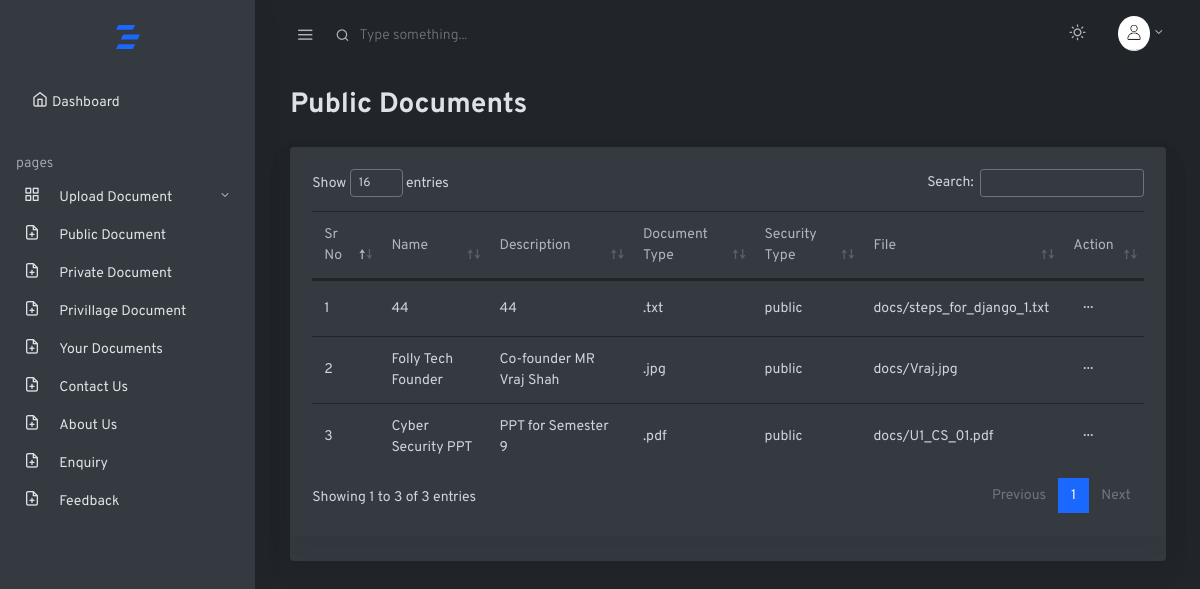
/public_document, run on the app's committed database.
### securidocs/models.py (models this page shows, shortened)
class document_detail(models.Model):
    l_id = models.ForeignKey(login,on_delete=models.CASCADE)
    d_name = models.CharField(max_length=30,blank=True)
    d_description = models.TextField(max_length=30)
    d_type = models.CharField(max_length=40)
    security_id = models.ForeignKey(document_security_technique,on_delete=models.CASCADE)
    password = models.CharField(max_length=50)
    document = models.FileField(upload_to='docs')
    timestamp = models.DateTimeField(auto_now_add=True,editable=False)

class document_security_technique(models.Model):
    c_name = models.CharField(max_length=30)
    def __str__(self):
        return self.c_name

### securidocs/views.py (the view)
# urls.py: path('public_document',views.public_document,name='public_document.html'),
def public_document(request):
    fetchdoc = document_detail.objects.all().filter(security_id=1)
    return render(request,'public_document.html',{'docs':fetchdoc})

### securidocs/templates/public_document.html (shortened to what this page needs)
<!doctype html>
<html lang="en">
{% load static %}
  <head>
    <link rel="stylesheet" href=" {% static 'css/simplebar.css' %} ">
    <link rel="stylesheet" href=" {% static 'css/feather.css' %} ">
    <link rel="stylesheet" href=" {% static 'css/dataTables.bootstrap4.css' %} ">
    <link rel="stylesheet" href=" {% static 'css/daterangepicker.css' %} ">
    <link rel="stylesheet" href=" {% static 'css/app-light.css' %} " id="lightTheme" disabled>
    <link rel="stylesheet" href=" {% static 'css/app-dark.css' %} " id="darkTheme">
  </head>
  <body class="vertical  dark  ">
    <div class="wrapper">
      <nav class="topnav navbar navbar-light">
        <button type="button" class="navbar-toggler text-muted mt-2 p-0 mr-3 collapseSidebar">
          <i class="fe fe-menu navbar-toggler-icon"></i>
        </button>
        <form class="form-inline mr-auto searchform text-muted">
          <input class="form-control mr-sm-2 bg-transparent border-0 pl-4 text-muted" type="search" placeholder="Type something..." aria-label="Search">
        </form>
         <ul class="nav">
           <li class="nav-item">
            <a class="nav-link text-muted my-2" href="#" id="modeSwitcher" data-mode="dark">
              <i class="fe fe-sun fe-16"></i>
            </a>
          </li>
          <li class="nav-item dropdown">
            <a class="nav-link dropdown-toggle text-muted pr-0" href="#" id="navbarDropdownMenuLink" role="button" data-toggle="dropdown" aria-haspopup="true" aria-expanded="false">
              <span class="avatar avatar-sm mt-2">
                <img src=" {% static './photos/logout.png' %} " alt="..." class="avatar-img rounded-circle">
              </span>
            </a>
          </li>
        </ul>
      </nav>
      <aside class="sidebar-left border-right bg-white shadow" id="leftSidebar" data-simplebar>
        <nav class="vertnav navbar navbar-light">
          <div class="w-100 mb-4 d-flex">
            <a class="navbar-brand mx-auto mt-2 flex-fill text-center" href=" {% url 'index.html' %} ">
            </a>
          </div>
          <ul class="navbar-nav flex-fill w-100 mb-2">
            <li class="nav-item dropdown">
              <a class="nav-link pl-3" href=" {% url 'index.html' %} ">
			  <i class="fe fe-home fe-16"></i><span class="ml-1 item-text">Dashboard</span></a>
            </li>
          </ul>
		  <p class="text-muted nav-heading mt-4 mb-1">
            <span>pages</span>
          </p>
          <ul class="navbar-nav flex-fill w-100 mb-2">
		  <li class="nav-item dropdown">
              <a href=" #tables " data-toggle="collapse" aria-expanded="false" class="dropdown-toggle nav-link">
                <i class="fe fe-grid fe-16"></i>
                <span class="ml-3 item-text">Upload Document</span>
              </a>
            </li>
			<li class="nav-item w-100">
              <a class="nav-link" href=" {% url 'public_document.html' %} ">
                <i class="fe fe-16 fe-file-plus"></i>
                <span class="ml-3 item-text">Public Document</span>
              </a>
            </li>
			<li class="nav-item w-100">
              <a class="nav-link" href=" {% url 'private_document.html' %} ">
                <i class="fe fe-16 fe-file-plus"></i>
                <span class="ml-3 item-text">Private Document</span>
              </a>
            </li>
            <li class="nav-item w-100">
              <a class="nav-link" href=" {% url 'privillage_document.html' %} ">
                <i class="fe fe-16 fe-file-plus"></i>
                <span class="ml-3 item-text">Privillage Document</span>
              </a>
            </li>
			<li class="nav-item w-100">
              <a class="nav-link" href=" {% url 'your_document.html' %} ">
                <i class="fe fe-16 fe-file-plus"></i>
                <span class="ml-3 item-text">Your Documents</span>
              </a>
            </li>
            <li class="nav-item w-100">
              <a class="nav-link" href=" {% url 'contact_us.html' %} ">
                <i class="fe fe-16 fe-file-plus"></i>
                <span class="ml-3 item-text">Contact Us</span>
              </a>
            </li>
			<li class="nav-item w-100">
              <a class="nav-link" href=" {% url 'about_us.html' %} ">
                <i class="fe fe-16 fe-file-plus"></i>
                <span class="ml-3 item-text">About Us</span>
              </a>
            </li>
             <li class="nav-item w-100">
              <a class="nav-link" href=" {% url 'enquiry.html' %} ">
                <i class="fe fe-16 fe-file-plus"></i>
                <span class="ml-3 item-text">Enquiry</span>
              </a>
            </li>
            <li class="nav-item w-100">
              <a class="nav-link" href=" {% url 'feedback.html' %} ">
                <i class="fe fe-16 fe-file-plus"></i>
                <span class="ml-3 item-text">Feedback</span>
              </a>
            </li>
          </ul>
		  </nav>
      </aside>
      <main role="main" class="main-content">
        <div class="container-fluid">
          <div class="row justify-content-center">
            <div class="col-12">
              <h2 class="mb-2 page-title">Public Documents</h2>
              <div class="row my-4">
                <div class="col-md-12">
                  <div class="card shadow">
              <div class="card shadow mb-4">
                 <form action="/View_document" method="post" enctype="multipart/form-data">
                    <div class="card-body">
                      <table class="table datatables" id="dataTable-1">
                        <thead>
                          <tr>
                            <th>Sr No</th>
                            <th>Name</th>
                            <th>Description</th>
                            <th>Document Type</th>
                            <th>Security Type</th>
                            <th>File</th>
                            <th>Action</th>
                          </tr>
                        </thead>
                        <tbody>
                        {% for data in docs %}
                          <tr>
                            <td>{{ forloop.counter }}</td>
                            <td>{{ data.d_name }}</td>
                            <td>{{ data.d_description }}</td>
                            <td>{{ data.d_type }}</td>
                            <td>{{ data.security_id }}</td>
                            <td>{{ data.document }}</td>
                            <td><button class="btn btn-sm dropdown-toggle more-horizontal" type="button" data-toggle="dropdown" aria-haspopup="true" aria-expanded="false">
                              </button>
                            </td>
                          </tr>
                      {% endfor %}
                        </tbody>
                      </table>
                    </div>
                  </div>
                </div>
              </div>
            </div>
          </div>
        </div>
      </main>
    </div>
  </body>
</html>

### securidocs/static/css/simplebar.css (style rules this page uses)
[data-simplebar] { position: relative; flex-direction: column; flex-wrap: wrap; justify-content: flex-start; align-content: flex-start; align-items: flex-start; }

### securidocs/static/css/feather.css (style rules this page uses)
.fe { font-family: "feather" !important; speak: none; font-style: normal; font-weight: normal; font-variant: normal; text-transform: none; line-height: 1; -webkit-font-smoothing: antialiased; -moz-osx-font-smoothing: grayscale; }
.fe-16 { font-size: 16px; }
.fe-file-plus:before { content: ""; }
.fe-grid:before { content: ""; }
.fe-home:before { content: ""; }
.fe-menu:before { content: ""; }
.fe-sun:before { content: ""; }

### data on the page
document_detail: d_name "44", d_description "44", d_type ".txt", security_id "public", document "docs/steps_for_django_1.txt"
document_detail: d_name "Folly Tech Founder", d_description "Co-founder MR Vraj Shah", d_type ".jpg", security_id "public", document "docs/Vraj.jpg"
document_detail: d_name "Cyber Security PPT", d_description "PPT for Semester 9", d_type ".pdf", security_id "public", document "docs/U1_CS_01.pdf"
